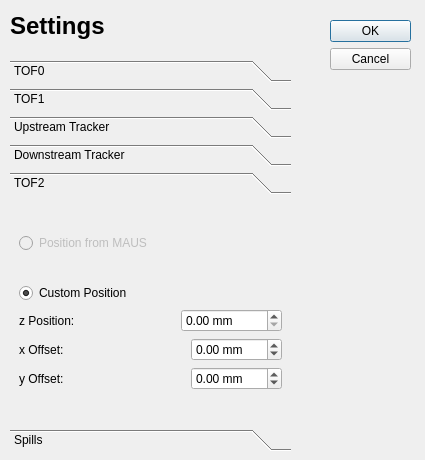
<?xml version="1.0" encoding="UTF-8"?>
<ui version="4.0">
 <class>Settings</class>
 <widget class="QDialog" name="Settings">
  <property name="geometry">
   <rect>
    <x>0</x>
    <y>0</y>
    <width>425</width>
    <height>460</height>
   </rect>
  </property>
  <property name="windowTitle">
   <string>Dialog</string>
  </property>
  <widget class="QDialogButtonBox" name="buttonBox">
   <property name="geometry">
    <rect>
     <x>330</x>
     <y>20</y>
     <width>81</width>
     <height>381</height>
    </rect>
   </property>
   <property name="orientation">
    <enum>Qt::Vertical</enum>
   </property>
   <property name="standardButtons">
    <set>QDialogButtonBox::Cancel|QDialogButtonBox::Ok</set>
   </property>
  </widget>
  <widget class="QLabel" name="label">
   <property name="geometry">
    <rect>
     <x>10</x>
     <y>10</y>
     <width>101</width>
     <height>31</height>
    </rect>
   </property>
   <property name="font">
    <font>
     <pointsize>18</pointsize>
     <weight>75</weight>
     <bold>true</bold>
    </font>
   </property>
   <property name="text">
    <string>Settings</string>
   </property>
  </widget>
  <widget class="QToolBox" name="page_settings">
   <property name="geometry">
    <rect>
     <x>10</x>
     <y>60</y>
     <width>281</width>
     <height>391</height>
    </rect>
   </property>
   <property name="currentIndex">
    <number>4</number>
   </property>
   <widget class="QWidget" name="page_TOF0">
    <property name="geometry">
     <rect>
      <x>0</x>
      <y>0</y>
      <width>281</width>
      <height>205</height>
     </rect>
    </property>
    <attribute name="label">
     <string>TOF0</string>
    </attribute>
    <layout class="QVBoxLayout" name="verticalLayout_6">
     <item>
      <widget class="QRadioButton" name="radio_tof0_offsetsFromMAUS">
       <property name="enabled">
        <bool>false</bool>
       </property>
       <property name="text">
        <string>Position from MAUS</string>
       </property>
      </widget>
     </item>
     <item>
      <widget class="QRadioButton" name="radio_tof0_customOffsets">
       <property name="text">
        <string>Custom Position</string>
       </property>
       <property name="checked">
        <bool>true</bool>
       </property>
      </widget>
     </item>
     <item>
      <layout class="QVBoxLayout" name="verticalLayout">
       <item>
        <layout class="QHBoxLayout" name="horizontalLayout">
         <item>
          <widget class="QLabel" name="label_2">
           <property name="text">
            <string>z Position:</string>
           </property>
          </widget>
         </item>
         <item>
          <spacer name="horizontalSpacer">
           <property name="orientation">
            <enum>Qt::Horizontal</enum>
           </property>
           <property name="sizeHint" stdset="0">
            <size>
             <width>40</width>
             <height>20</height>
            </size>
           </property>
          </spacer>
         </item>
         <item>
          <widget class="QDoubleSpinBox" name="tof0_zPosition">
           <property name="suffix">
            <string> mm</string>
           </property>
           <property name="maximum">
            <double>25000.000000000000000</double>
           </property>
           <property name="singleStep">
            <double>0.500000000000000</double>
           </property>
           <property name="value">
            <double>0.000000000000000</double>
           </property>
          </widget>
         </item>
        </layout>
       </item>
       <item>
        <layout class="QHBoxLayout" name="horizontalLayout_2">
         <item>
          <widget class="QLabel" name="label_3">
           <property name="text">
            <string>x Offset:</string>
           </property>
          </widget>
         </item>
         <item>
          <spacer name="horizontalSpacer_2">
           <property name="orientation">
            <enum>Qt::Horizontal</enum>
           </property>
           <property name="sizeHint" stdset="0">
            <size>
             <width>40</width>
             <height>20</height>
            </size>
           </property>
          </spacer>
         </item>
         <item>
          <widget class="QDoubleSpinBox" name="tof0_xOffset">
           <property name="suffix">
            <string> mm</string>
           </property>
           <property name="minimum">
            <double>-500.000000000000000</double>
           </property>
           <property name="maximum">
            <double>500.000000000000000</double>
           </property>
          </widget>
         </item>
        </layout>
       </item>
       <item>
        <layout class="QHBoxLayout" name="horizontalLayout_3">
         <item>
          <widget class="QLabel" name="label_4">
           <property name="text">
            <string>y Offset:</string>
           </property>
          </widget>
         </item>
         <item>
          <spacer name="horizontalSpacer_3">
           <property name="orientation">
            <enum>Qt::Horizontal</enum>
           </property>
           <property name="sizeHint" stdset="0">
            <size>
             <width>40</width>
             <height>20</height>
            </size>
           </property>
          </spacer>
         </item>
         <item>
          <widget class="QDoubleSpinBox" name="tof0_yOffset">
           <property name="suffix">
            <string> mm</string>
           </property>
           <property name="minimum">
            <double>-500.000000000000000</double>
           </property>
           <property name="maximum">
            <double>500.000000000000000</double>
           </property>
          </widget>
         </item>
        </layout>
       </item>
      </layout>
     </item>
    </layout>
   </widget>
   <widget class="QWidget" name="page_TOF1">
    <property name="geometry">
     <rect>
      <x>0</x>
      <y>0</y>
      <width>281</width>
      <height>205</height>
     </rect>
    </property>
    <attribute name="label">
     <string>TOF1</string>
    </attribute>
    <layout class="QVBoxLayout" name="verticalLayout_7">
     <item>
      <layout class="QVBoxLayout" name="verticalLayout_2">
       <item>
        <widget class="QRadioButton" name="radio_tof1_offsetsFromMAUS">
         <property name="enabled">
          <bool>false</bool>
         </property>
         <property name="text">
          <string>Position from MAUS</string>
         </property>
        </widget>
       </item>
       <item>
        <widget class="QRadioButton" name="radio_tof1_customOffsets">
         <property name="text">
          <string>Custom Position</string>
         </property>
         <property name="checked">
          <bool>true</bool>
         </property>
        </widget>
       </item>
       <item>
        <layout class="QHBoxLayout" name="horizontalLayout_4">
         <item>
          <widget class="QLabel" name="label_5">
           <property name="text">
            <string>z Position:</string>
           </property>
          </widget>
         </item>
         <item>
          <spacer name="horizontalSpacer_4">
           <property name="orientation">
            <enum>Qt::Horizontal</enum>
           </property>
           <property name="sizeHint" stdset="0">
            <size>
             <width>40</width>
             <height>20</height>
            </size>
           </property>
          </spacer>
         </item>
         <item>
          <widget class="QDoubleSpinBox" name="tof1_zPosition">
           <property name="suffix">
            <string> mm</string>
           </property>
           <property name="maximum">
            <double>25000.000000000000000</double>
           </property>
           <property name="singleStep">
            <double>0.500000000000000</double>
           </property>
           <property name="value">
            <double>0.000000000000000</double>
           </property>
          </widget>
         </item>
        </layout>
       </item>
       <item>
        <layout class="QHBoxLayout" name="horizontalLayout_5">
         <item>
          <widget class="QLabel" name="label_6">
           <property name="text">
            <string>x Offset:</string>
           </property>
          </widget>
         </item>
         <item>
          <spacer name="horizontalSpacer_5">
           <property name="orientation">
            <enum>Qt::Horizontal</enum>
           </property>
           <property name="sizeHint" stdset="0">
            <size>
             <width>40</width>
             <height>20</height>
            </size>
           </property>
          </spacer>
         </item>
         <item>
          <widget class="QDoubleSpinBox" name="tof1_xOffset">
           <property name="suffix">
            <string> mm</string>
           </property>
           <property name="minimum">
            <double>-500.000000000000000</double>
           </property>
           <property name="maximum">
            <double>500.000000000000000</double>
           </property>
          </widget>
         </item>
        </layout>
       </item>
       <item>
        <layout class="QHBoxLayout" name="horizontalLayout_6">
         <item>
          <widget class="QLabel" name="label_7">
           <property name="text">
            <string>y Offset:</string>
           </property>
          </widget>
         </item>
         <item>
          <spacer name="horizontalSpacer_6">
           <property name="orientation">
            <enum>Qt::Horizontal</enum>
           </property>
           <property name="sizeHint" stdset="0">
            <size>
             <width>40</width>
             <height>20</height>
            </size>
           </property>
          </spacer>
         </item>
         <item>
          <widget class="QDoubleSpinBox" name="tof1_yOffset">
           <property name="suffix">
            <string> mm</string>
           </property>
           <property name="minimum">
            <double>-500.000000000000000</double>
           </property>
           <property name="maximum">
            <double>500.000000000000000</double>
           </property>
          </widget>
         </item>
        </layout>
       </item>
      </layout>
     </item>
    </layout>
   </widget>
   <widget class="QWidget" name="page_TKU">
    <property name="geometry">
     <rect>
      <x>0</x>
      <y>0</y>
      <width>205</width>
      <height>175</height>
     </rect>
    </property>
    <attribute name="label">
     <string>Upstream Tracker</string>
    </attribute>
    <layout class="QVBoxLayout" name="verticalLayout_8">
     <item>
      <widget class="QRadioButton" name="radio_tku_offsetsFromMAUS">
       <property name="enabled">
        <bool>false</bool>
       </property>
       <property name="text">
        <string>Position from MAUS</string>
       </property>
      </widget>
     </item>
     <item>
      <widget class="QRadioButton" name="radio_tku_customOffsets">
       <property name="text">
        <string>Custom Position</string>
       </property>
       <property name="checked">
        <bool>true</bool>
       </property>
      </widget>
     </item>
     <item>
      <layout class="QVBoxLayout" name="verticalLayout_3">
       <item>
        <layout class="QHBoxLayout" name="horizontalLayout_7">
         <item>
          <widget class="QLabel" name="label_8">
           <property name="text">
            <string>z Offset:</string>
           </property>
          </widget>
         </item>
         <item>
          <spacer name="horizontalSpacer_7">
           <property name="orientation">
            <enum>Qt::Horizontal</enum>
           </property>
           <property name="sizeHint" stdset="0">
            <size>
             <width>40</width>
             <height>20</height>
            </size>
           </property>
          </spacer>
         </item>
         <item>
          <widget class="QDoubleSpinBox" name="tku_zOffset">
           <property name="suffix">
            <string> mm</string>
           </property>
           <property name="maximum">
            <double>0.000000000000000</double>
           </property>
           <property name="singleStep">
            <double>0.500000000000000</double>
           </property>
           <property name="value">
            <double>0.000000000000000</double>
           </property>
          </widget>
         </item>
        </layout>
       </item>
       <item>
        <layout class="QHBoxLayout" name="horizontalLayout_8">
         <item>
          <widget class="QLabel" name="label_9">
           <property name="text">
            <string>x Offset:</string>
           </property>
          </widget>
         </item>
         <item>
          <spacer name="horizontalSpacer_8">
           <property name="orientation">
            <enum>Qt::Horizontal</enum>
           </property>
           <property name="sizeHint" stdset="0">
            <size>
             <width>40</width>
             <height>20</height>
            </size>
           </property>
          </spacer>
         </item>
         <item>
          <widget class="QDoubleSpinBox" name="tku_xOffset">
           <property name="suffix">
            <string> mm</string>
           </property>
           <property name="minimum">
            <double>-500.000000000000000</double>
           </property>
           <property name="maximum">
            <double>500.000000000000000</double>
           </property>
          </widget>
         </item>
        </layout>
       </item>
       <item>
        <layout class="QHBoxLayout" name="horizontalLayout_9">
         <item>
          <widget class="QLabel" name="label_10">
           <property name="text">
            <string>y Offset:</string>
           </property>
          </widget>
         </item>
         <item>
          <spacer name="horizontalSpacer_9">
           <property name="orientation">
            <enum>Qt::Horizontal</enum>
           </property>
           <property name="sizeHint" stdset="0">
            <size>
             <width>40</width>
             <height>20</height>
            </size>
           </property>
          </spacer>
         </item>
         <item>
          <widget class="QDoubleSpinBox" name="tku_yOffset">
           <property name="suffix">
            <string> mm</string>
           </property>
           <property name="minimum">
            <double>-500.000000000000000</double>
           </property>
           <property name="maximum">
            <double>500.000000000000000</double>
           </property>
          </widget>
         </item>
        </layout>
       </item>
      </layout>
     </item>
    </layout>
   </widget>
   <widget class="QWidget" name="page_TKD">
    <property name="geometry">
     <rect>
      <x>0</x>
      <y>0</y>
      <width>217</width>
      <height>175</height>
     </rect>
    </property>
    <attribute name="label">
     <string>Downstream Tracker</string>
    </attribute>
    <layout class="QVBoxLayout" name="verticalLayout_9">
     <item>
      <widget class="QRadioButton" name="radio_tkd_offsetsFromMAUS">
       <property name="enabled">
        <bool>false</bool>
       </property>
       <property name="text">
        <string>Position from MAUS</string>
       </property>
      </widget>
     </item>
     <item>
      <layout class="QVBoxLayout" name="verticalLayout_4">
       <item>
        <widget class="QRadioButton" name="radio_tkd_customOffsets">
         <property name="text">
          <string>Custom Position</string>
         </property>
         <property name="checked">
          <bool>true</bool>
         </property>
        </widget>
       </item>
       <item>
        <layout class="QHBoxLayout" name="horizontalLayout_10">
         <item>
          <widget class="QLabel" name="label_11">
           <property name="text">
            <string>z Offset:</string>
           </property>
          </widget>
         </item>
         <item>
          <spacer name="horizontalSpacer_10">
           <property name="orientation">
            <enum>Qt::Horizontal</enum>
           </property>
           <property name="sizeHint" stdset="0">
            <size>
             <width>40</width>
             <height>20</height>
            </size>
           </property>
          </spacer>
         </item>
         <item>
          <widget class="QDoubleSpinBox" name="tkd_zOffset">
           <property name="suffix">
            <string> mm</string>
           </property>
           <property name="maximum">
            <double>25000.000000000000000</double>
           </property>
           <property name="singleStep">
            <double>0.500000000000000</double>
           </property>
           <property name="value">
            <double>0.000000000000000</double>
           </property>
          </widget>
         </item>
        </layout>
       </item>
       <item>
        <layout class="QHBoxLayout" name="horizontalLayout_11">
         <item>
          <widget class="QLabel" name="label_12">
           <property name="text">
            <string>x Offset:</string>
           </property>
          </widget>
         </item>
         <item>
          <spacer name="horizontalSpacer_11">
           <property name="orientation">
            <enum>Qt::Horizontal</enum>
           </property>
           <property name="sizeHint" stdset="0">
            <size>
             <width>40</width>
             <height>20</height>
            </size>
           </property>
          </spacer>
         </item>
         <item>
          <widget class="QDoubleSpinBox" name="tkd_xOffset">
           <property name="suffix">
            <string> mm</string>
           </property>
           <property name="minimum">
            <double>-500.000000000000000</double>
           </property>
           <property name="maximum">
            <double>500.000000000000000</double>
           </property>
          </widget>
         </item>
        </layout>
       </item>
       <item>
        <layout class="QHBoxLayout" name="horizontalLayout_12">
         <item>
          <widget class="QLabel" name="label_13">
           <property name="text">
            <string>y Offset:</string>
           </property>
          </widget>
         </item>
         <item>
          <spacer name="horizontalSpacer_12">
           <property name="orientation">
            <enum>Qt::Horizontal</enum>
           </property>
           <property name="sizeHint" stdset="0">
            <size>
             <width>40</width>
             <height>20</height>
            </size>
           </property>
          </spacer>
         </item>
         <item>
          <widget class="QDoubleSpinBox" name="tkd_yOffset">
           <property name="suffix">
            <string> mm</string>
           </property>
           <property name="minimum">
            <double>-500.000000000000000</double>
           </property>
           <property name="maximum">
            <double>500.000000000000000</double>
           </property>
          </widget>
         </item>
        </layout>
       </item>
      </layout>
     </item>
    </layout>
   </widget>
   <widget class="QWidget" name="page_TOF2">
    <property name="geometry">
     <rect>
      <x>0</x>
      <y>0</y>
      <width>281</width>
      <height>205</height>
     </rect>
    </property>
    <attribute name="label">
     <string>TOF2</string>
    </attribute>
    <layout class="QVBoxLayout" name="verticalLayout_10">
     <item>
      <widget class="QRadioButton" name="radio_tof2_offsetsFromMAUS">
       <property name="enabled">
        <bool>false</bool>
       </property>
       <property name="text">
        <string>Position from MAUS</string>
       </property>
      </widget>
     </item>
     <item>
      <layout class="QVBoxLayout" name="verticalLayout_5">
       <item>
        <widget class="QRadioButton" name="radio_tof2_customOffsets">
         <property name="text">
          <string>Custom Position</string>
         </property>
         <property name="checked">
          <bool>true</bool>
         </property>
        </widget>
       </item>
       <item>
        <layout class="QHBoxLayout" name="horizontalLayout_13">
         <item>
          <widget class="QLabel" name="label_14">
           <property name="text">
            <string>z Position:</string>
           </property>
          </widget>
         </item>
         <item>
          <spacer name="horizontalSpacer_13">
           <property name="orientation">
            <enum>Qt::Horizontal</enum>
           </property>
           <property name="sizeHint" stdset="0">
            <size>
             <width>40</width>
             <height>20</height>
            </size>
           </property>
          </spacer>
         </item>
         <item>
          <widget class="QDoubleSpinBox" name="tof2_zPosition">
           <property name="suffix">
            <string> mm</string>
           </property>
           <property name="maximum">
            <double>25000.000000000000000</double>
           </property>
           <property name="singleStep">
            <double>0.500000000000000</double>
           </property>
           <property name="value">
            <double>0.000000000000000</double>
           </property>
          </widget>
         </item>
        </layout>
       </item>
       <item>
        <layout class="QHBoxLayout" name="horizontalLayout_14">
         <item>
          <widget class="QLabel" name="label_15">
           <property name="text">
            <string>x Offset:</string>
           </property>
          </widget>
         </item>
         <item>
          <spacer name="horizontalSpacer_14">
           <property name="orientation">
            <enum>Qt::Horizontal</enum>
           </property>
           <property name="sizeHint" stdset="0">
            <size>
             <width>40</width>
             <height>20</height>
            </size>
           </property>
          </spacer>
         </item>
         <item>
          <widget class="QDoubleSpinBox" name="tof2_xOffset">
           <property name="suffix">
            <string> mm</string>
           </property>
           <property name="minimum">
            <double>-500.000000000000000</double>
           </property>
           <property name="maximum">
            <double>500.000000000000000</double>
           </property>
          </widget>
         </item>
        </layout>
       </item>
       <item>
        <layout class="QHBoxLayout" name="horizontalLayout_15">
         <item>
          <widget class="QLabel" name="label_16">
           <property name="text">
            <string>y Offset:</string>
           </property>
          </widget>
         </item>
         <item>
          <spacer name="horizontalSpacer_15">
           <property name="orientation">
            <enum>Qt::Horizontal</enum>
           </property>
           <property name="sizeHint" stdset="0">
            <size>
             <width>40</width>
             <height>20</height>
            </size>
           </property>
          </spacer>
         </item>
         <item>
          <widget class="QDoubleSpinBox" name="tof2_yOffset">
           <property name="suffix">
            <string> mm</string>
           </property>
           <property name="minimum">
            <double>-500.000000000000000</double>
           </property>
           <property name="maximum">
            <double>500.000000000000000</double>
           </property>
          </widget>
         </item>
        </layout>
       </item>
      </layout>
     </item>
    </layout>
   </widget>
   <widget class="QWidget" name="page_general">
    <property name="geometry">
     <rect>
      <x>0</x>
      <y>0</y>
      <width>281</width>
      <height>205</height>
     </rect>
    </property>
    <attribute name="label">
     <string>Spills</string>
    </attribute>
    <layout class="QVBoxLayout" name="verticalLayout_11">
     <item>
      <widget class="QLabel" name="label_17">
       <property name="text">
        <string>&lt;html&gt;&lt;head/&gt;&lt;body&gt;&lt;p align=&quot;justify&quot;&gt;'Spills to read' is the number of spills &lt;br/&gt;read in one go from the MAUS output&lt;br/&gt;file. Decreasing this number may &lt;br/&gt;increase performance.&lt;/p&gt;&lt;p align=&quot;justify&quot;&gt;When a spill is selected outside of the&lt;br/&gt;current spill range, the next section &lt;br/&gt;of spills is loaded into memory for&lt;br/&gt;display.&lt;/p&gt;&lt;/body&gt;&lt;/html&gt;</string>
       </property>
      </widget>
     </item>
     <item>
      <layout class="QHBoxLayout" name="horizontalLayout_16">
       <item>
        <widget class="QLabel" name="label_18">
         <property name="text">
          <string>Spills to read:</string>
         </property>
        </widget>
       </item>
       <item>
        <widget class="QSpinBox" name="int_spillChunkSize">
         <property name="maximum">
          <number>10000</number>
         </property>
         <property name="value">
          <number>100</number>
         </property>
        </widget>
       </item>
      </layout>
     </item>
    </layout>
   </widget>
  </widget>
 </widget>
 <resources/>
 <connections>
  <connection>
   <sender>buttonBox</sender>
   <signal>accepted()</signal>
   <receiver>Settings</receiver>
   <slot>accept()</slot>
   <hints>
    <hint type="sourcelabel">
     <x>248</x>
     <y>254</y>
    </hint>
    <hint type="destinationlabel">
     <x>157</x>
     <y>274</y>
    </hint>
   </hints>
  </connection>
  <connection>
   <sender>buttonBox</sender>
   <signal>rejected()</signal>
   <receiver>Settings</receiver>
   <slot>reject()</slot>
   <hints>
    <hint type="sourcelabel">
     <x>316</x>
     <y>260</y>
    </hint>
    <hint type="destinationlabel">
     <x>286</x>
     <y>274</y>
    </hint>
   </hints>
  </connection>
 </connections>
</ui>
